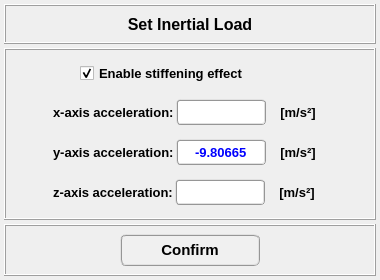
<?xml version="1.0" encoding="UTF-8"?>
<ui version="4.0">
 <class>Dialog</class>
 <widget class="QDialog" name="Dialog">
  <property name="windowModality">
   <enum>Qt::NonModal</enum>
  </property>
  <property name="geometry">
   <rect>
    <x>0</x>
    <y>0</y>
    <width>380</width>
    <height>280</height>
   </rect>
  </property>
  <property name="sizePolicy">
   <sizepolicy hsizetype="Fixed" vsizetype="Fixed">
    <horstretch>0</horstretch>
    <verstretch>0</verstretch>
   </sizepolicy>
  </property>
  <property name="minimumSize">
   <size>
    <width>380</width>
    <height>280</height>
   </size>
  </property>
  <property name="maximumSize">
   <size>
    <width>380</width>
    <height>280</height>
   </size>
  </property>
  <property name="contextMenuPolicy">
   <enum>Qt::DefaultContextMenu</enum>
  </property>
  <property name="windowTitle">
   <string>Set inertial load</string>
  </property>
  <property name="whatsThis">
   <string/>
  </property>
  <layout class="QGridLayout" name="gridLayout">
   <property name="leftMargin">
    <number>4</number>
   </property>
   <property name="topMargin">
    <number>4</number>
   </property>
   <property name="rightMargin">
    <number>4</number>
   </property>
   <property name="bottomMargin">
    <number>4</number>
   </property>
   <property name="spacing">
    <number>4</number>
   </property>
   <item row="0" column="0">
    <widget class="QFrame" name="frame_title">
     <property name="maximumSize">
      <size>
       <width>16777215</width>
       <height>40</height>
      </size>
     </property>
     <property name="font">
      <font>
       <family>Arial</family>
       <pointsize>12</pointsize>
       <weight>75</weight>
       <bold>true</bold>
      </font>
     </property>
     <property name="styleSheet">
      <string notr="true"/>
     </property>
     <property name="frameShape">
      <enum>QFrame::Box</enum>
     </property>
     <property name="frameShadow">
      <enum>QFrame::Raised</enum>
     </property>
     <property name="lineWidth">
      <number>1</number>
     </property>
     <layout class="QGridLayout" name="gridLayout_2">
      <property name="leftMargin">
       <number>0</number>
      </property>
      <property name="topMargin">
       <number>0</number>
      </property>
      <property name="rightMargin">
       <number>0</number>
      </property>
      <property name="bottomMargin">
       <number>0</number>
      </property>
      <property name="spacing">
       <number>0</number>
      </property>
      <item row="0" column="0">
       <widget class="QLabel" name="label_title">
        <property name="minimumSize">
         <size>
          <width>0</width>
          <height>32</height>
         </size>
        </property>
        <property name="maximumSize">
         <size>
          <width>16777215</width>
          <height>32</height>
         </size>
        </property>
        <property name="font">
         <font>
          <family>MS Shell Dlg 2</family>
          <pointsize>12</pointsize>
          <weight>75</weight>
          <italic>false</italic>
          <bold>true</bold>
         </font>
        </property>
        <property name="text">
         <string>Set Inertial Load</string>
        </property>
        <property name="textFormat">
         <enum>Qt::AutoText</enum>
        </property>
        <property name="alignment">
         <set>Qt::AlignCenter</set>
        </property>
       </widget>
      </item>
     </layout>
    </widget>
   </item>
   <item row="2" column="0">
    <widget class="QFrame" name="frame_button">
     <property name="minimumSize">
      <size>
       <width>0</width>
       <height>52</height>
      </size>
     </property>
     <property name="maximumSize">
      <size>
       <width>16777215</width>
       <height>52</height>
      </size>
     </property>
     <property name="font">
      <font>
       <family>Arial</family>
       <pointsize>12</pointsize>
       <weight>75</weight>
       <bold>true</bold>
      </font>
     </property>
     <property name="frameShape">
      <enum>QFrame::Box</enum>
     </property>
     <property name="frameShadow">
      <enum>QFrame::Raised</enum>
     </property>
     <layout class="QGridLayout" name="gridLayout_3">
      <property name="leftMargin">
       <number>2</number>
      </property>
      <property name="topMargin">
       <number>2</number>
      </property>
      <property name="rightMargin">
       <number>2</number>
      </property>
      <property name="bottomMargin">
       <number>2</number>
      </property>
      <property name="spacing">
       <number>2</number>
      </property>
      <item row="0" column="0">
       <widget class="QPushButton" name="pushButton_confirm">
        <property name="minimumSize">
         <size>
          <width>140</width>
          <height>32</height>
         </size>
        </property>
        <property name="maximumSize">
         <size>
          <width>140</width>
          <height>32</height>
         </size>
        </property>
        <property name="font">
         <font>
          <family>MS Shell Dlg 2</family>
          <pointsize>11</pointsize>
          <weight>75</weight>
          <italic>false</italic>
          <bold>true</bold>
         </font>
        </property>
        <property name="styleSheet">
         <string notr="true">QPushButton{border-radius: 6px; border-color: rgb(150, 150, 150); border-style: ridge; border-width: 2px; color: rgb(0, 0, 0); background-color: rgb(240, 240, 240); font: 75 bold 11pt &quot;MS Shell Dlg 2&quot;}
QPushButton:hover{border-radius: 6px; border-color: rgb(0, 170, 255); border-style: ridge; border-width: 2px; color: rgb(0, 0, 0); background-color: rgba(174, 213, 255, 100); font: 75 bold 11pt &quot;MS Shell Dlg 2&quot;}
QPushButton:pressed{border-radius: 6px; border-color: rgb(0, 170, 255); border-style: ridge; border-width: 3px; color: rgb(0, 0, 0); background-color: rgb(174, 213, 255); font: 75 bold 11pt &quot;MS Shell Dlg 2&quot;}</string>
        </property>
        <property name="text">
         <string>Confirm</string>
        </property>
       </widget>
      </item>
     </layout>
    </widget>
   </item>
   <item row="1" column="0">
    <widget class="QFrame" name="frame">
     <property name="minimumSize">
      <size>
       <width>0</width>
       <height>150</height>
      </size>
     </property>
     <property name="frameShape">
      <enum>QFrame::Box</enum>
     </property>
     <property name="frameShadow">
      <enum>QFrame::Raised</enum>
     </property>
     <layout class="QGridLayout" name="gridLayout_8">
      <property name="leftMargin">
       <number>2</number>
      </property>
      <property name="topMargin">
       <number>2</number>
      </property>
      <property name="rightMargin">
       <number>2</number>
      </property>
      <property name="bottomMargin">
       <number>2</number>
      </property>
      <property name="spacing">
       <number>2</number>
      </property>
      <item row="0" column="0">
       <widget class="QFrame" name="frame_gravity_model_setup">
        <property name="minimumSize">
         <size>
          <width>360</width>
          <height>30</height>
         </size>
        </property>
        <property name="maximumSize">
         <size>
          <width>360</width>
          <height>30</height>
         </size>
        </property>
        <property name="frameShape">
         <enum>QFrame::NoFrame</enum>
        </property>
        <property name="frameShadow">
         <enum>QFrame::Raised</enum>
        </property>
        <layout class="QGridLayout" name="gridLayout_7">
         <property name="leftMargin">
          <number>0</number>
         </property>
         <property name="topMargin">
          <number>0</number>
         </property>
         <property name="rightMargin">
          <number>0</number>
         </property>
         <property name="bottomMargin">
          <number>0</number>
         </property>
         <property name="spacing">
          <number>0</number>
         </property>
         <item row="0" column="0">
          <widget class="QCheckBox" name="checkBox_stiffening_effect">
           <property name="minimumSize">
            <size>
             <width>220</width>
             <height>26</height>
            </size>
           </property>
           <property name="maximumSize">
            <size>
             <width>220</width>
             <height>26</height>
            </size>
           </property>
           <property name="font">
            <font>
             <pointsize>10</pointsize>
             <weight>75</weight>
             <bold>true</bold>
            </font>
           </property>
           <property name="toolTip">
            <string>Enable stiffness matrix updating in modal and harmonic analysis.</string>
           </property>
           <property name="text">
            <string>Enable stiffening effect</string>
           </property>
           <property name="checked">
            <bool>true</bool>
           </property>
          </widget>
         </item>
        </layout>
       </widget>
      </item>
      <item row="1" column="0">
       <widget class="QFrame" name="frame_x_direction">
        <property name="minimumSize">
         <size>
          <width>360</width>
          <height>32</height>
         </size>
        </property>
        <property name="maximumSize">
         <size>
          <width>360</width>
          <height>32</height>
         </size>
        </property>
        <property name="frameShape">
         <enum>QFrame::NoFrame</enum>
        </property>
        <property name="frameShadow">
         <enum>QFrame::Raised</enum>
        </property>
        <layout class="QGridLayout" name="gridLayout_6">
         <property name="leftMargin">
          <number>2</number>
         </property>
         <property name="topMargin">
          <number>0</number>
         </property>
         <property name="rightMargin">
          <number>2</number>
         </property>
         <property name="bottomMargin">
          <number>0</number>
         </property>
         <property name="spacing">
          <number>2</number>
         </property>
         <item row="0" column="3">
          <widget class="QLabel" name="label_13">
           <property name="minimumSize">
            <size>
             <width>60</width>
             <height>26</height>
            </size>
           </property>
           <property name="maximumSize">
            <size>
             <width>60</width>
             <height>26</height>
            </size>
           </property>
           <property name="font">
            <font>
             <family>MS Shell Dlg 2</family>
             <pointsize>10</pointsize>
             <weight>75</weight>
             <italic>false</italic>
             <bold>true</bold>
            </font>
           </property>
           <property name="text">
            <string>[m/s²]</string>
           </property>
           <property name="alignment">
            <set>Qt::AlignCenter</set>
           </property>
          </widget>
         </item>
         <item row="0" column="2">
          <widget class="QLineEdit" name="lineEdit_acceleration_x_axis">
           <property name="minimumSize">
            <size>
             <width>90</width>
             <height>26</height>
            </size>
           </property>
           <property name="maximumSize">
            <size>
             <width>90</width>
             <height>26</height>
            </size>
           </property>
           <property name="font">
            <font>
             <family>MS Shell Dlg 2</family>
             <pointsize>10</pointsize>
             <weight>75</weight>
             <italic>false</italic>
             <bold>true</bold>
            </font>
           </property>
           <property name="styleSheet">
            <string notr="true">QLineEdit{border-radius: 4px; border-color: rgb(150, 150, 150); border-style: ridge; border-width: 2px; color: rgb(0, 0, 255); background-color: rgb(255, 255, 255); font: 75 bold 10pt &quot;MS Shell Dlg 2&quot;}
QLineEdit::disabled{border-radius: 4px; border-color: rgb(150, 150, 150); border-style: ridge; border-width: 2px; color: rgb(150,150, 150); background-color: rgb(240, 240, 240); font: 75 bold 10pt &quot;MS Shell Dlg 2&quot;}</string>
           </property>
           <property name="text">
            <string/>
           </property>
           <property name="alignment">
            <set>Qt::AlignCenter</set>
           </property>
          </widget>
         </item>
         <item row="0" column="4">
          <widget class="QFrame" name="frame_9">
           <property name="frameShape">
            <enum>QFrame::NoFrame</enum>
           </property>
           <property name="frameShadow">
            <enum>QFrame::Raised</enum>
           </property>
          </widget>
         </item>
         <item row="0" column="0">
          <widget class="QFrame" name="frame_6">
           <property name="frameShape">
            <enum>QFrame::NoFrame</enum>
           </property>
           <property name="frameShadow">
            <enum>QFrame::Raised</enum>
           </property>
          </widget>
         </item>
         <item row="0" column="1">
          <widget class="QLabel" name="label">
           <property name="font">
            <font>
             <pointsize>10</pointsize>
             <weight>75</weight>
             <bold>true</bold>
            </font>
           </property>
           <property name="text">
            <string>x-axis acceleration:</string>
           </property>
          </widget>
         </item>
        </layout>
       </widget>
      </item>
      <item row="2" column="0">
       <widget class="QFrame" name="frame_y_direction">
        <property name="minimumSize">
         <size>
          <width>360</width>
          <height>32</height>
         </size>
        </property>
        <property name="maximumSize">
         <size>
          <width>360</width>
          <height>32</height>
         </size>
        </property>
        <property name="frameShape">
         <enum>QFrame::NoFrame</enum>
        </property>
        <property name="frameShadow">
         <enum>QFrame::Raised</enum>
        </property>
        <layout class="QGridLayout" name="gridLayout_5">
         <property name="leftMargin">
          <number>2</number>
         </property>
         <property name="topMargin">
          <number>0</number>
         </property>
         <property name="rightMargin">
          <number>2</number>
         </property>
         <property name="bottomMargin">
          <number>0</number>
         </property>
         <property name="spacing">
          <number>2</number>
         </property>
         <item row="0" column="4">
          <widget class="QFrame" name="frame_10">
           <property name="frameShape">
            <enum>QFrame::NoFrame</enum>
           </property>
           <property name="frameShadow">
            <enum>QFrame::Raised</enum>
           </property>
          </widget>
         </item>
         <item row="0" column="0">
          <widget class="QFrame" name="frame_7">
           <property name="frameShape">
            <enum>QFrame::NoFrame</enum>
           </property>
           <property name="frameShadow">
            <enum>QFrame::Raised</enum>
           </property>
          </widget>
         </item>
         <item row="0" column="2">
          <widget class="QLineEdit" name="lineEdit_acceleration_y_axis">
           <property name="minimumSize">
            <size>
             <width>90</width>
             <height>26</height>
            </size>
           </property>
           <property name="maximumSize">
            <size>
             <width>90</width>
             <height>26</height>
            </size>
           </property>
           <property name="font">
            <font>
             <family>MS Shell Dlg 2</family>
             <pointsize>10</pointsize>
             <weight>75</weight>
             <italic>false</italic>
             <bold>true</bold>
            </font>
           </property>
           <property name="styleSheet">
            <string notr="true">QLineEdit{border-radius: 4px; border-color: rgb(150, 150, 150); border-style: ridge; border-width: 2px; color: rgb(0, 0, 255); background-color: rgb(255, 255, 255); font: 75 bold 10pt &quot;MS Shell Dlg 2&quot;}
QLineEdit::disabled{border-radius: 4px; border-color: rgb(150, 150, 150); border-style: ridge; border-width: 2px; color: rgb(150,150, 150); background-color: rgb(240, 240, 240); font: 75 bold 10pt &quot;MS Shell Dlg 2&quot;}
</string>
           </property>
           <property name="text">
            <string>-9.80665</string>
           </property>
           <property name="alignment">
            <set>Qt::AlignCenter</set>
           </property>
          </widget>
         </item>
         <item row="0" column="3">
          <widget class="QLabel" name="label_14">
           <property name="minimumSize">
            <size>
             <width>60</width>
             <height>26</height>
            </size>
           </property>
           <property name="maximumSize">
            <size>
             <width>60</width>
             <height>26</height>
            </size>
           </property>
           <property name="font">
            <font>
             <family>MS Shell Dlg 2</family>
             <pointsize>10</pointsize>
             <weight>75</weight>
             <italic>false</italic>
             <bold>true</bold>
            </font>
           </property>
           <property name="text">
            <string>[m/s²]</string>
           </property>
           <property name="alignment">
            <set>Qt::AlignCenter</set>
           </property>
          </widget>
         </item>
         <item row="0" column="1">
          <widget class="QLabel" name="label_2">
           <property name="font">
            <font>
             <pointsize>10</pointsize>
             <weight>75</weight>
             <bold>true</bold>
            </font>
           </property>
           <property name="text">
            <string>y-axis acceleration:</string>
           </property>
          </widget>
         </item>
        </layout>
       </widget>
      </item>
      <item row="3" column="0">
       <widget class="QFrame" name="frame_z_direction">
        <property name="minimumSize">
         <size>
          <width>360</width>
          <height>32</height>
         </size>
        </property>
        <property name="maximumSize">
         <size>
          <width>360</width>
          <height>32</height>
         </size>
        </property>
        <property name="frameShape">
         <enum>QFrame::NoFrame</enum>
        </property>
        <property name="frameShadow">
         <enum>QFrame::Raised</enum>
        </property>
        <layout class="QGridLayout" name="gridLayout_4">
         <property name="leftMargin">
          <number>2</number>
         </property>
         <property name="topMargin">
          <number>0</number>
         </property>
         <property name="rightMargin">
          <number>2</number>
         </property>
         <property name="bottomMargin">
          <number>0</number>
         </property>
         <property name="spacing">
          <number>2</number>
         </property>
         <item row="0" column="4">
          <widget class="QFrame" name="frame_11">
           <property name="frameShape">
            <enum>QFrame::NoFrame</enum>
           </property>
           <property name="frameShadow">
            <enum>QFrame::Raised</enum>
           </property>
          </widget>
         </item>
         <item row="0" column="0">
          <widget class="QFrame" name="frame_8">
           <property name="frameShape">
            <enum>QFrame::NoFrame</enum>
           </property>
           <property name="frameShadow">
            <enum>QFrame::Raised</enum>
           </property>
          </widget>
         </item>
         <item row="0" column="3">
          <widget class="QLabel" name="label_unit_3">
           <property name="minimumSize">
            <size>
             <width>60</width>
             <height>26</height>
            </size>
           </property>
           <property name="maximumSize">
            <size>
             <width>60</width>
             <height>26</height>
            </size>
           </property>
           <property name="font">
            <font>
             <family>MS Shell Dlg 2</family>
             <pointsize>10</pointsize>
             <weight>75</weight>
             <italic>false</italic>
             <bold>true</bold>
            </font>
           </property>
           <property name="text">
            <string>[m/s²]</string>
           </property>
           <property name="alignment">
            <set>Qt::AlignCenter</set>
           </property>
          </widget>
         </item>
         <item row="0" column="2">
          <widget class="QLineEdit" name="lineEdit_acceleration_z_axis">
           <property name="minimumSize">
            <size>
             <width>90</width>
             <height>26</height>
            </size>
           </property>
           <property name="maximumSize">
            <size>
             <width>90</width>
             <height>26</height>
            </size>
           </property>
           <property name="font">
            <font>
             <family>MS Shell Dlg 2</family>
             <pointsize>10</pointsize>
             <weight>75</weight>
             <italic>false</italic>
             <bold>true</bold>
            </font>
           </property>
           <property name="styleSheet">
            <string notr="true">QLineEdit{border-radius: 4px; border-color: rgb(150, 150, 150); border-style: ridge; border-width: 2px; color: rgb(0, 0, 255); background-color: rgb(255, 255, 255); font: 75 bold 10pt &quot;MS Shell Dlg 2&quot;}
QLineEdit::disabled{border-radius: 4px; border-color: rgb(150, 150, 150); border-style: ridge; border-width: 2px; color: rgb(150,150, 150); background-color: rgb(240, 240, 240); font: 75 bold 10pt &quot;MS Shell Dlg 2&quot;}</string>
           </property>
           <property name="alignment">
            <set>Qt::AlignCenter</set>
           </property>
          </widget>
         </item>
         <item row="0" column="1">
          <widget class="QLabel" name="label_3">
           <property name="font">
            <font>
             <pointsize>10</pointsize>
             <weight>75</weight>
             <bold>true</bold>
            </font>
           </property>
           <property name="text">
            <string>z-axis acceleration:</string>
           </property>
          </widget>
         </item>
        </layout>
       </widget>
      </item>
     </layout>
    </widget>
   </item>
  </layout>
 </widget>
 <resources/>
 <connections/>
</ui>
